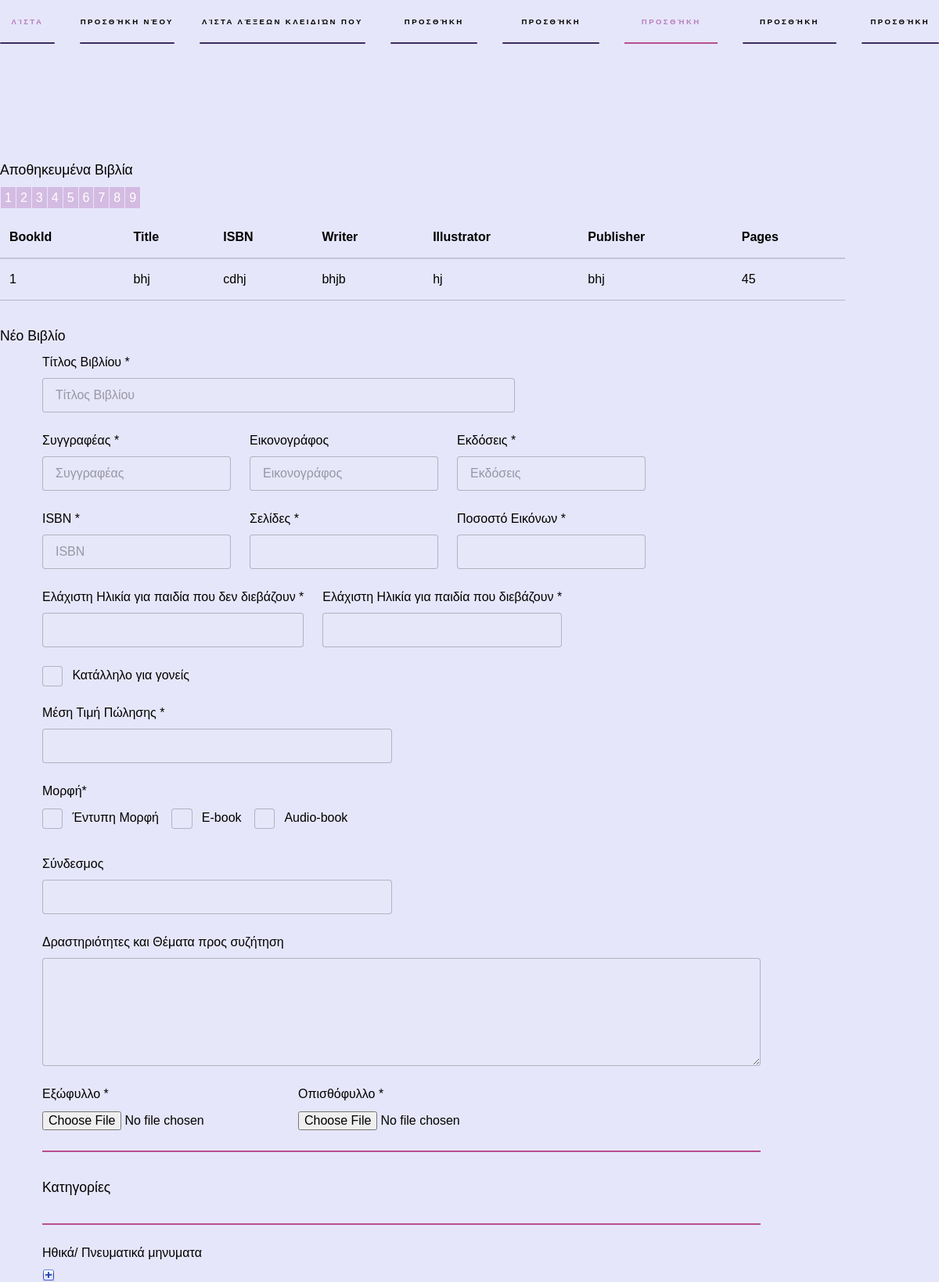
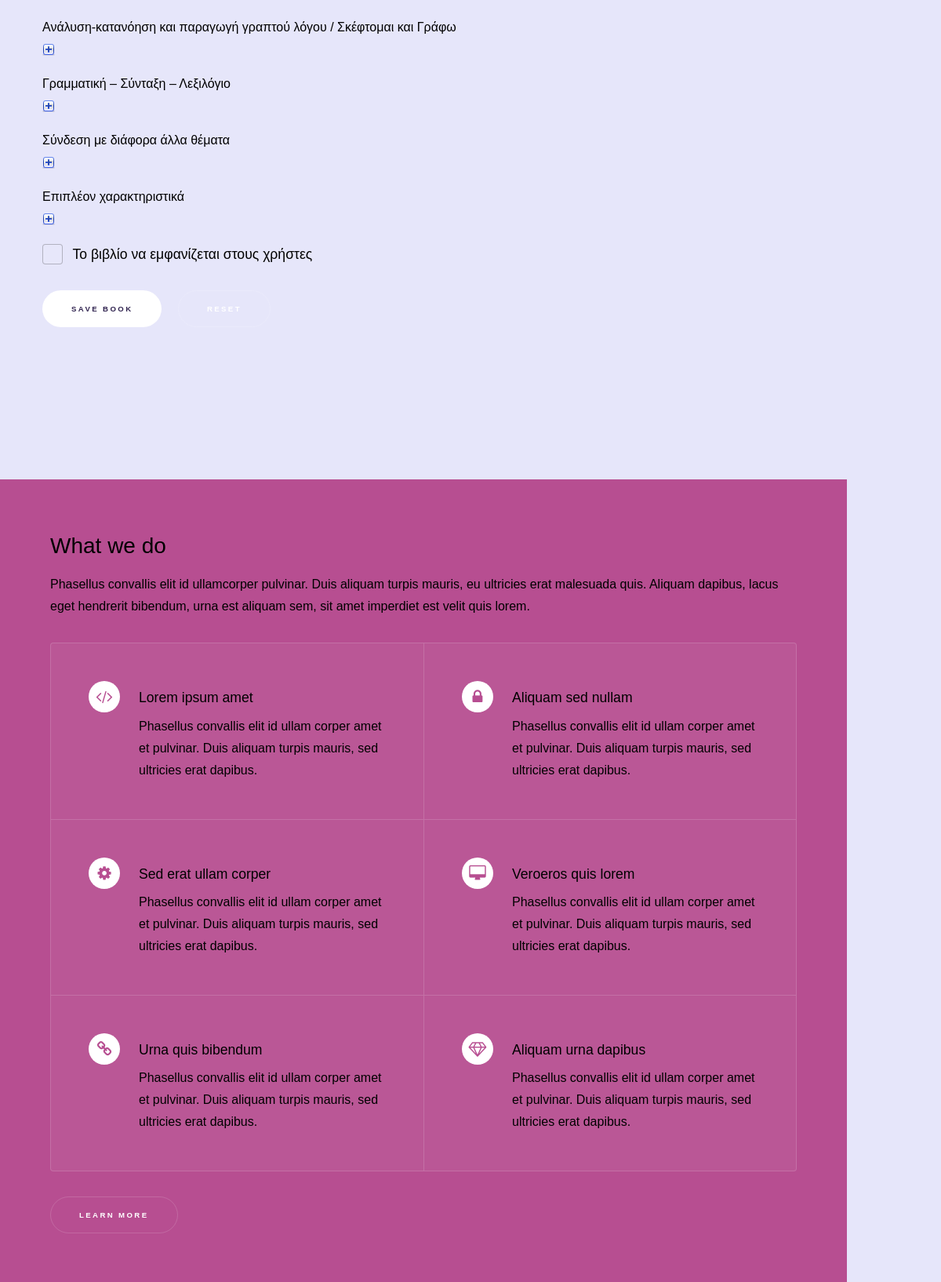
The app's page /admin/index.php (upper part) with its own data (2 pictures, top to bottom).
### tables this page shows
CREATE TABLE `books` (
  `Book_id` int(11) NOT NULL,
  `ISBN` varchar(60) NOT NULL,
  `Title` varchar(70) NOT NULL,
  `Writer` varchar(50) NOT NULL,
  `Illustrator` varchar(50) DEFAULT NULL,
  `Publisher` varchar(50) NOT NULL,
  `Pages` int(4) NOT NULL,
  `Persentage_of_images` float NOT NULL,
  `Min_age_no_read` int(2) NOT NULL,
  `Min_age_read` int(2) NOT NULL,
  `For_parents` bit(1) NOT NULL,
  `Cover` varchar(100) NOT NULL,
  `Back_cover` varchar(100) NOT NULL,
  `Link` varchar(150) DEFAULT NULL,
  `Price` float NOT NULL,
  `Hard_copy` bit(1) NOT NULL,
  `E_book` bit(1) NOT NULL,
  `Audio_book` bit(1) NOT NULL,
  `Curriculum` varchar(1000) NOT NULL,
  `Show_to_user` bit(1) NOT NULL
);

CREATE TABLE `categories` (
  `Category_id` int(11) NOT NULL,
  `Name_of_category` varchar(150) NOT NULL
);

### admin/list_book/load_books_dataTable.php (called while the page is built, shortened)
<?php
$load_books_query = $conn->prepare("SELECT * FROM `books`;");
$load_books_query->execute();
$load_books_to_list=$load_books_query->fetchAll(PDO::FETCH_ASSOC);
?>

### admin/load/load_keywords.php (the view)
<?php
	$categories_query = $conn->prepare("SELECT * FROM categories ORDER BY Category_id");
	$categories_query->execute();
	$categories= $categories_query->fetchAll(PDO::FETCH_ASSOC);
	$categories_check_box = "";
	for($i = 0; $i <count($categories); $i++){
		$category_id = (integer) $categories[$i]['Category_id'];
		$category_name = (string)$categories[$i]['Name_of_category'];
		$categories_check_box .= "\r\n<div class='12u$'><h4>$category_name</h4>
			<span class='collapse_sub_categories'  id='cat$i'>
						<img  id='show_cat$i' src='images/show.png'>
						<img  id='hide_cat$i' src='images/hide.png' style='display:none'>
			</span>
		</div>";
		$categories_check_box .= "\r\n<div style='display:none;width:100%;' id='collapse_cat$i'>";
		$subcategories_query = $conn->prepare("SELECT * FROM subcategories WHERE Category_id = {$category_id}");
		$subcategories_query->execute();
		$subcategories= $subcategories_query->fetchAll(PDO::FETCH_ASSOC);
		for($j = 0; $j < count($subcategories) ; $j++){
			$subcategory_id = (integer) $subcategories[$j]['Subcategory_id'];
			$subcategory_name = (string)$subcategories[$j]['Name_of_subcategory']."  ";
			$categories_check_box .= "\r\n<div style='width: 50%;'>
				<h5 style='color:grey;'width:50%'>$subcategory_name</h5>
				<span class='collapse_sub_categories' style='width:50%' id='sub$j'>
						<img  id='show_sub$j' src='images/show.png'>
						<img style='display:none'id='hide_sub$j' src='images/hide.png' >
				</span>
			";
			$keywords_query = $conn->prepare("SELECT * FROM keywords WHERE Subcategory_id = {$subcategory_id}");
			$keywords_query->execute();
			$keywords= $keywords_query->fetchAll(PDO::FETCH_ASSOC);
			$categories_check_box .= "\r\n<section id='collapse_sub$j' style='display:none'>";
			for($k = 0; $k < count($keywords) ; $k++){
				$keyword_id = (integer) $keywords[$k]['Keyword_id'];
				$keyword_name = (string)$keywords[$k]['Name_of_keyword'];
				$categories_check_box .= "\r\n<div class='size_of_keyword'><input type='checkbox' id='K{$keyword_id}' name='K{$keyword_id}'><label for='K{$keyword_id}'>{$keyword_name}</label></div>";
			}
			$categories_check_box .= "\r\n</section></div>";
		}
		$categories_check_box .="</div>";
	}
	echo $categories_check_box;
?>

### admin/index.php (shortened to what this page needs)
<?php
    include "../Database/MySqlConnect.php";
    include "list_book/load_books_dataTable.php";
?>
<!DOCTYPE HTML>
<html>
<head>
    <link rel="stylesheet" href="assets/css/main.css" />
<body onload="loadSubCategories()">
<section id="sidebar">
    <div class="inner">
        <nav>
            <ul>
                <li><a href="#list_of_books">Λίστα Βιβλίων</a></li>
                <li><a href="#new_book">Προσθήκη Νέου Βιβλίου</a></li>
                <li><a href="#two">Λίστα Λέξεων Κλειδιών που δεν βρέθηκαν</a></li>
                <li><a href="#new_category">Προσθήκη Κατηγορίας</a></li>
                <li><a href="#new_subcategory">Προσθήκη Υποατηγορίας</a></li>
                <li><a href="#new_keyword">Προσθήκη Λέξης Κλειδί</a></li>
                <li><a href="#announcements">Προσθήκη Ανακοίνωσης</a></li>
                <li><a href="#blog">Προσθήκη στο Blog</a></li>
            </ul>
        </nav>
    </div>
</section>
    <div id="wrapper">
    <section id="list_of_books" class="list_of_books">
        <header>
            <h3>Αποθηκευμένα Βιβλία</h3>
        </header>
        <div class="table-wrapper">
            <table class="paginated">
                <thead>
                <tr>
                    <th>BookId</th>
                    <th>Title</th>
                    <th>ISBN</th>
                    <th>Writer</th>
                    <th>Illustrator</th>
                    <th>Publisher</th>
                    <th>Pages</th>
                </tr>
                </thead>
                <tbody>
                <?php for($i=0;$i<count($load_books_to_list);$i++){ ?>
                    <tr>
                        <td><?php echo $load_books_to_list[$i]['Book_id'];?></td>
                        <td><?php echo $load_books_to_list[$i]['ISBN'];?></td>
                        <td><?php echo $load_books_to_list[$i]['Title'];?></td>
                        <td><?php echo $load_books_to_list[$i]['Writer'];?></td>
                        <td><?php echo $load_books_to_list[$i]['Illustrator'];?></td>
                        <td><?php echo $load_books_to_list[$i]['Publisher'];?></td>
                        <td><?php echo $load_books_to_list[$i]['Pages'];?></td>
                    </tr>
                <?php } ?>
                </tbody>
            </table>
        </div>
    </section>
    <section id="new_book" class="wrapper style2 spotlights">
        <h3>Νέο Βιβλίο</h3>
        <section class="new_book_body">
            <form method="post" action="new_book/submit_new_book.php" enctype="multipart/form-data">
                <div class="row uniform">
                    <div class="8u$ 12u$(xsmall)">
                        <h4>Τίτλος Βιβλίου * </h4> <input type="text" name="Title" id="Title" value="" placeholder="Τίτλος Βιβλίου" required/>
                    </div>
                    <div class="18u$ 12u$(xsmall)">
                        <h4>Συγγραφέας * </h4><input type="text" name="Writer" id="Writer" value="" placeholder="Συγγραφέας" required/>
                    </div>
                    <div class="18u$ 12u$(xsmall)">
                        <h4>Εικονογράφος</h4><input type="text" name="Illustrator" id="Illustrator" value="" placeholder="Εικονογράφος" />
                    </div>
                    <div class="18u$ 12u$(xsmall)">
                        <h4>Εκδόσεις * </h4><input type="text" name="Publisher" id="Publisher" value="" placeholder="Εκδόσεις" required/>
                    </div>
                    <div class="18u$ 12u$(xsmall)">
                        <h4>ISBN * </h4><input type="text" name="ISBN" id="ISBN" value="" placeholder="ISBN" required/>
                    </div>
                    <div class="18u$ 12u$(xsmall)">
                        <h4>Σελίδες * </h4><input type="number" name="Pages" id="Pages" value="" required/>
                    </div>
                    <div class="18u$ 12u$(xsmall)">
                        <h4>Ποσοστό Εικόνων * </h4><input type="double" name="Persentage_of_images" id="Persentage_of_images" value="" required/>
                    </div>
                    <div class="24u$ 12u$(xsmall)">
                        <h4>Ελάχιστη Ηλικία για παιδία που δεν διεβάζουν * </h4><input type="number" name="Min_age_no_read" id="Min_age_no_read" value="" required/>
                    </div>
                    <div class="24u$ 12u$(xsmall)">
                        <h4>Ελάχιστη Ηλικία για παιδία που διεβάζουν * </h4><input type="number" name="Min_age_read" id="Min_age_read" value="" required/>
                    </div>
                    <div class="6u$ 12u$(xsmall)">
                        <label for="For_parents">Κατάλληλο για γονείς</label>
                    </div>
                    <div class="6u$ 12u$(xsmall)">
                        <h4>Μέση Τιμή Πώλησης * </h4><input type="number" name="Price" id="Price" value=""  required/>
                    </div>
                    <div class="12u$ 12u$(xsmall)">
                        <h4>Μορφή* </h4>
                        <label for="Hard_copy">Έντυπη Μορφή</label>
                        <label for="E_book">E-book</label>
                        <label for="Audio_book">Audio-book</label>
                    </div>
                    <div class="6u$ 12u$(xsmall)">
                        <h4>Σύνδεσμος</h4><input type="text" name="Link" id="Link" value=""/>
                    </div>
                    <div class="12u$ 12u$(xsmall)">
                        <h4>Δραστηριότητες και Θέματα προς συζήτηση</h4>
                        <textarea name="Curriculum" id="Curriculum" rows="4" value=""></textarea>
                    </div>
                    <div class="18u$ 12u$(xsmall)">
                        <h4>Εξώφυλλο * </h4><input type="file" name="Cover" id="Cover" required/>
                    </div>
                    <div class="18u$ 12u$(xsmall)">
                        <h4>Οπισθόφυλλο * </h4><input type="file" name="Back_cover" id="Cover" required/>
                    </div>
                    <div class="12u$"><hr><h3>Κατηγορίες</h3><hr></div>
                    <?php include_once "load/load_keywords.php"; ?>
                    <div class="12u$ 12u$(xsmall)">
                        <label for="Show_to_user"><h3>Το βιβλίο να εμφανίζεται στους χρήστες</h3></label>
                    </div>
                    <div class="12u$">
                        <ul class="actions">
                            <li><input type="submit" value="Save Book" class="special" /></li>
                            <li><input type="reset" value="Reset" /></li>
                        </ul>
                    </div>
                </div>
        </form>
        </section>
    </section>
    <section id="two" class="wrapper style3 fade-up">
        <div class="inner">
            <h2>What we do</h2>
            <p>Phasellus convallis elit id ullamcorper pulvinar. Duis aliquam turpis mauris, eu ultricies erat malesuada quis. Aliquam dapibus, lacus eget hendrerit bibendum, urna est aliquam sem, sit amet imperdiet est velit quis lorem.</p>
            <div class="features">
                <section>
                    <span class="icon major fa-code"></span>
                    <h3>Lorem ipsum amet</h3>
                    <p>Phasellus convallis elit id ullam corper amet et pulvinar. Duis aliquam turpis mauris, sed ultricies erat dapibus.</p>
                </section>
                <section>
                    <span class="icon major fa-lock"></span>
                    <h3>Aliquam sed nullam</h3>
                    <p>Phasellus convallis elit id ullam corper amet et pulvinar. Duis aliquam turpis mauris, sed ultricies erat dapibus.</p>
                </section>
                <section>
                    <span class="icon major fa-cog"></span>
                    <h3>Sed erat ullam corper</h3>
                    <p>Phasellus convallis elit id ullam corper amet et pulvinar. Duis aliquam turpis mauris, sed ultricies erat dapibus.</p>
                </section>
                <section>
                    <span class="icon major fa-desktop"></span>
                    <h3>Veroeros quis lorem</h3>
                    <p>Phasellus convallis elit id ullam corper amet et pulvinar. Duis aliquam turpis mauris, sed ultricies erat dapibus.</p>
                </section>
                <section>
                    <span class="icon major fa-chain"></span>
                    <h3>Urna quis bibendum</h3>
                    <p>Phasellus convallis elit id ullam corper amet et pulvinar. Duis aliquam turpis mauris, sed ultricies erat dapibus.</p>
                </section>
                <section>
                    <span class="icon major fa-diamond"></span>
                    <h3>Aliquam urna dapibus</h3>
                    <p>Phasellus convallis elit id ullam corper amet et pulvinar. Duis aliquam turpis mauris, sed ultricies erat dapibus.</p>
                </section>
            </div>
            <ul class="actions">
                <li><a href="#" class="button">Learn more</a></li>
            </ul>
        </div>
    </section>
</body>
</html>

### records on screen
books: Book_id "1", ISBN "bhj", Title "cdhj", Writer "bhjb", Illustrator "hj", Publisher "bhj", Pages "45"
categories: Name_of_category "Ηθικά/ Πνευματικά μηνυματα"
categories: Name_of_category "Ανάλυση-κατανόηση και παραγωγή γραπτού λόγου / Σκέφτομαι και Γράφω"
categories: Name_of_category "Γραμματική – Σύνταξη – Λεξιλόγιο"
categories: Name_of_category "Σύνδεση με διάφορα άλλα θέματα"
categories: Name_of_category "Επιπλέον χαρακτηριστικά"
